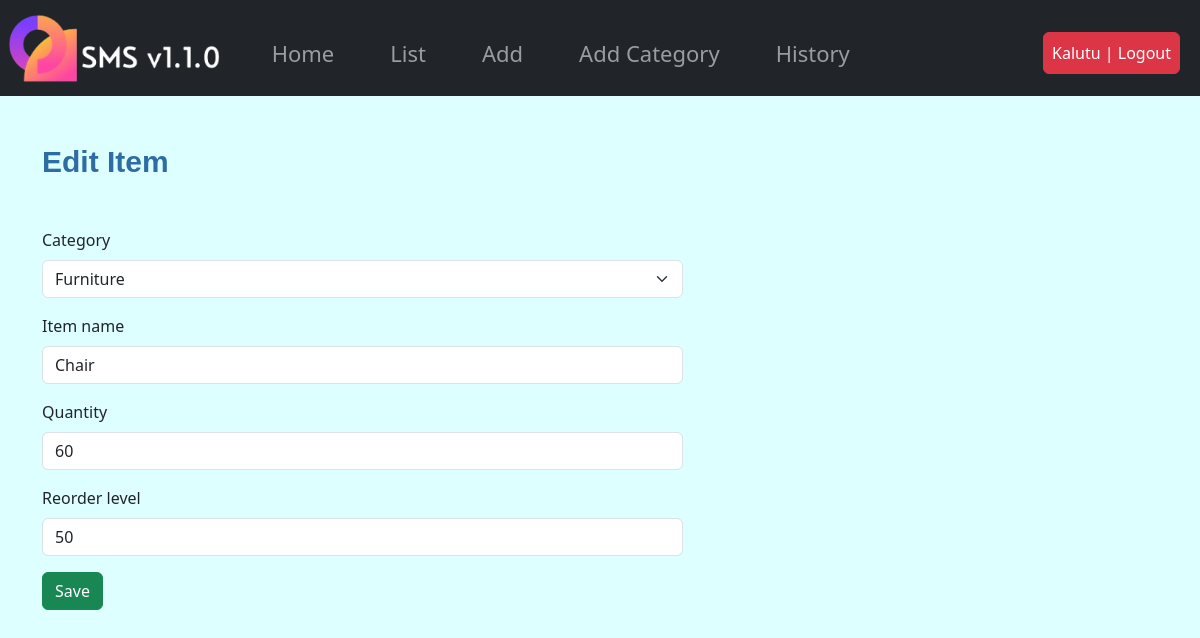
The page /stock/update/16/ (signed in) on the database its author committed.
### stockmgt/models.py (models this page shows, shortened)
class Stock(models.Model):
    category = models.ForeignKey(Category, on_delete=models.CASCADE, blank=True, null=True)
    item_name = models.CharField(max_length=50, blank=True, null=True)
    quantity = models.IntegerField(default='0', blank=True, null=True)
    receive_quantity = models.IntegerField(default='0', blank=True, null=True)
    receive_by = models.CharField(max_length=50, blank=True, null=True)
    issue_quantity = models.IntegerField(default='0', blank=True, null=True)
    issue_by = models.CharField(max_length=50, blank=True, null=True)
    issue_to = models.CharField(max_length=50, blank=True, null=True)
    phone_number = models.CharField(max_length=50, blank=True, null=True)
    created_by = models.CharField(max_length=50, blank=True, null=True)
    reorder_level = models.IntegerField(default='0', blank=True, null=True)
    timestamp = models.DateTimeField(auto_now_add=True, auto_now=False)
    last_updated = models.DateTimeField(auto_now_add=False, auto_now=True)
    export_to_CSV = models.BooleanField(default=False)

### stockmgt/views.py (the view)
# urls.py: path('update/<str:id>/', update_item, name='update'),
@login_required(login_url=('/accounts/login'))
def update_item(request, id):
    title = "Edit Item"
    queryset = Stock.objects.get(id=id)
    form = StockCreateForm(instance=queryset)
    if request.method == 'POST':
        form = StockUpdateForm(request.POST,instance=queryset)
        if form.is_valid:
            form.save()
            messages.success(request, "Updated Successfully")
            return redirect('stock:list')
    context = {
        'title':title,
        'form':form
    }
    return render(request, 'stock/add.html', context)

### stockmgt/forms.py (shortened to what this page needs)
class StockCreateForm(forms.ModelForm):
    class Meta:
        model = Stock
        fields = ['category', 'item_name', 'quantity', 'reorder_level']

### stockmgt/models.py (called while the page is built)
    def __str__(self):
        return self.name

### stockmgt/templates/stock/add.html (shortened to what this page needs)
{% extends 'stock/base.html' %}
{% load bootstrap5 %}
{% block content %}
    <div class="container mt-5">
        <h1 class="form title mb-5">{{ title }}</h1>
    </div>
    <form class="container mt-5" method="post" action="">
        <div class="row">
            {% for field in form %}
            <div class="col-sm-7">
                {% bootstrap_field field %}
            </div>
            {% endfor %}
        </div>
        <input class="btn btn-success me-5" type="submit" value="Save">
    </form>
{% endblock%}

### stockmgt/templates/stock/base.html (shortened to what this page needs)
{% load static %}
<!DOCTYPE html>
<html lang="en">
<head>
    <link rel="stylesheet" href="https://cdnjs.cloudflare.com/ajax/libs/font-awesome/5.15.3/css/all.min.css">
    <link href="https://cdn.jsdelivr.net/npm/bootstrap@5.3.2/dist/css/bootstrap.min.css" rel="stylesheet">
    <link rel="stylesheet" href="{% static 'css/styles.css' %}">
</head>
<body>
    <nav class="navbar navbar-expand-lg navbar-dark bg-dark">
        {% if user.is_authenticated %}
        <a class="navbar-brand" href="{% url 'home' %}"><img height="70px" src="{% static 'img/logo.png' %}" alt="logo"></a>
        <div class="collapse navbar-collapse" id="navbarNav">
            <ul class="navbar-nav ml-auto">
                <li class="nav-item">
                    <a class="nav-link" href="{% url 'home' %}">Home</a>
                </li>
                <li class="nav-item">
                    <a class="nav-link" href="{% url 'stock:list' %}">List</a>
                </li>
                <li class="nav-item">
                    <a class="nav-link" href="{% url 'stock:add' %}">Add</a>
                </li>
                <li class="nav-item">
                    <a class="nav-link" href="{% url 'stock:add_category' %}">Add Category</a>
                </li>
                <li class="nav-item">
                    <a class="nav-link" href="{% url 'stock:history' %}">History</a>
                </li>
            </ul>
        </div>
        <ul class="navbar-nav">
            <li class="nav-item">
                    <a href="{% url 'accounts:logout' %}" class="btn btn-danger p-2">{{user}} | Logout</a>
            </li>
        </ul>
        {% endif %}
    </nav>
    {% block content %}
    {% endblock %}
</body>
</html>

### stockmgt/static/css/styles.css (style rules this page uses)
* { margin: 0; box-sizing: border-box; }
body { background-color: rgb(221, 255, 255); }
.nav-item { font-size: 22px; margin: 20px 20px 10px 20px; }
.title, .home { font-family: helvetica; font-weight: bold; font-size: 30px; color: #2e6da4; text-align: center; }
.form { text-align: left; }

### rows shown on the page
Stock: category "Furniture" "Chair" "60" "50"

### other values the page prints
{{ user }} "Kalutu"
{{ title }} "Edit Item"
